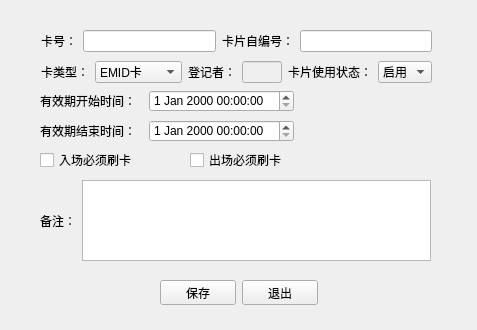
<?xml version="1.0" encoding="UTF-8"?>
<ui version="4.0">
 <class>CMonthlyCardDialog</class>
 <widget class="QDialog" name="CMonthlyCardDialog">
  <property name="geometry">
   <rect>
    <x>0</x>
    <y>0</y>
    <width>477</width>
    <height>330</height>
   </rect>
  </property>
  <property name="windowTitle">
   <string>月租卡</string>
  </property>
  <widget class="QWidget" name="layoutWidget">
   <property name="geometry">
    <rect>
     <x>40</x>
     <y>90</y>
     <width>254</width>
     <height>22</height>
    </rect>
   </property>
   <layout class="QHBoxLayout" name="horizontalLayout_3">
    <item>
     <widget class="QLabel" name="lblTitle">
      <property name="text">
       <string>有效期开始时间：</string>
      </property>
     </widget>
    </item>
    <item>
     <widget class="QDateTimeEdit" name="dtStart"/>
    </item>
   </layout>
  </widget>
  <widget class="QWidget" name="layoutWidget">
   <property name="geometry">
    <rect>
     <x>40</x>
     <y>120</y>
     <width>254</width>
     <height>22</height>
    </rect>
   </property>
   <layout class="QHBoxLayout" name="horizontalLayout_4">
    <item>
     <widget class="QLabel" name="lblTilt1">
      <property name="text">
       <string>有效期结束时间：</string>
      </property>
     </widget>
    </item>
    <item>
     <widget class="QDateTimeEdit" name="dtEnd"/>
    </item>
   </layout>
  </widget>
  <widget class="QWidget" name="layoutWidget">
   <property name="geometry">
    <rect>
     <x>40</x>
     <y>180</y>
     <width>391</width>
     <height>81</height>
    </rect>
   </property>
   <layout class="QHBoxLayout" name="horizontalLayout_5">
    <item>
     <widget class="QLabel" name="label_7">
      <property name="text">
       <string>备注：</string>
      </property>
     </widget>
    </item>
    <item>
     <widget class="QTextEdit" name="edtComment"/>
    </item>
   </layout>
  </widget>
  <widget class="QWidget" name="layoutWidget">
   <property name="geometry">
    <rect>
     <x>160</x>
     <y>280</y>
     <width>158</width>
     <height>25</height>
    </rect>
   </property>
   <layout class="QHBoxLayout" name="horizontalLayout_6">
    <item>
     <widget class="QPushButton" name="btnSave">
      <property name="text">
       <string>保存</string>
      </property>
      <property name="autoDefault">
       <bool>false</bool>
      </property>
     </widget>
    </item>
    <item>
     <widget class="QPushButton" name="btnExit">
      <property name="text">
       <string>退出</string>
      </property>
      <property name="autoDefault">
       <bool>false</bool>
      </property>
     </widget>
    </item>
   </layout>
  </widget>
  <widget class="QWidget" name="layoutWidget">
   <property name="geometry">
    <rect>
     <x>41</x>
     <y>30</y>
     <width>391</width>
     <height>22</height>
    </rect>
   </property>
   <layout class="QHBoxLayout" name="horizontalLayout">
    <item>
     <widget class="QLabel" name="label">
      <property name="text">
       <string>卡号：</string>
      </property>
     </widget>
    </item>
    <item>
     <widget class="QLineEdit" name="edtNumber"/>
    </item>
    <item>
     <widget class="QLabel" name="label_8">
      <property name="text">
       <string>卡片自编号：</string>
      </property>
     </widget>
    </item>
    <item>
     <widget class="QLineEdit" name="edtSelfNumber"/>
    </item>
   </layout>
  </widget>
  <widget class="QWidget" name="layoutWidget">
   <property name="geometry">
    <rect>
     <x>41</x>
     <y>61</y>
     <width>391</width>
     <height>22</height>
    </rect>
   </property>
   <layout class="QHBoxLayout" name="horizontalLayout_2">
    <item>
     <widget class="QLabel" name="label_2">
      <property name="text">
       <string>卡类型：</string>
      </property>
     </widget>
    </item>
    <item>
     <widget class="QComboBox" name="cbxCardType">
      <item>
       <property name="text">
        <string>EMID卡</string>
       </property>
      </item>
      <item>
       <property name="text">
        <string>MIFARE卡</string>
       </property>
      </item>
     </widget>
    </item>
    <item>
     <widget class="QLabel" name="label_5">
      <property name="text">
       <string>登记者：</string>
      </property>
     </widget>
    </item>
    <item>
     <widget class="QLineEdit" name="edtRecorder">
      <property name="enabled">
       <bool>false</bool>
      </property>
     </widget>
    </item>
    <item>
     <widget class="QLabel" name="label_6">
      <property name="text">
       <string>卡片使用状态：</string>
      </property>
     </widget>
    </item>
    <item>
     <widget class="QComboBox" name="cbxCardStatus">
      <item>
       <property name="text">
        <string>启用</string>
       </property>
      </item>
      <item>
       <property name="text">
        <string>挂失</string>
       </property>
      </item>
     </widget>
    </item>
   </layout>
  </widget>
  <widget class="QLabel" name="lblStart">
   <property name="geometry">
    <rect>
     <x>350</x>
     <y>280</y>
     <width>101</width>
     <height>16</height>
    </rect>
   </property>
   <property name="text">
    <string/>
   </property>
  </widget>
  <widget class="QCheckBox" name="chkEnter">
   <property name="geometry">
    <rect>
     <x>40</x>
     <y>152</y>
     <width>111</width>
     <height>16</height>
    </rect>
   </property>
   <property name="text">
    <string>入场必须刷卡</string>
   </property>
  </widget>
  <widget class="QCheckBox" name="chkLeave">
   <property name="geometry">
    <rect>
     <x>190</x>
     <y>152</y>
     <width>101</width>
     <height>16</height>
    </rect>
   </property>
   <property name="text">
    <string>出场必须刷卡</string>
   </property>
  </widget>
 </widget>
 <resources/>
 <connections/>
</ui>
